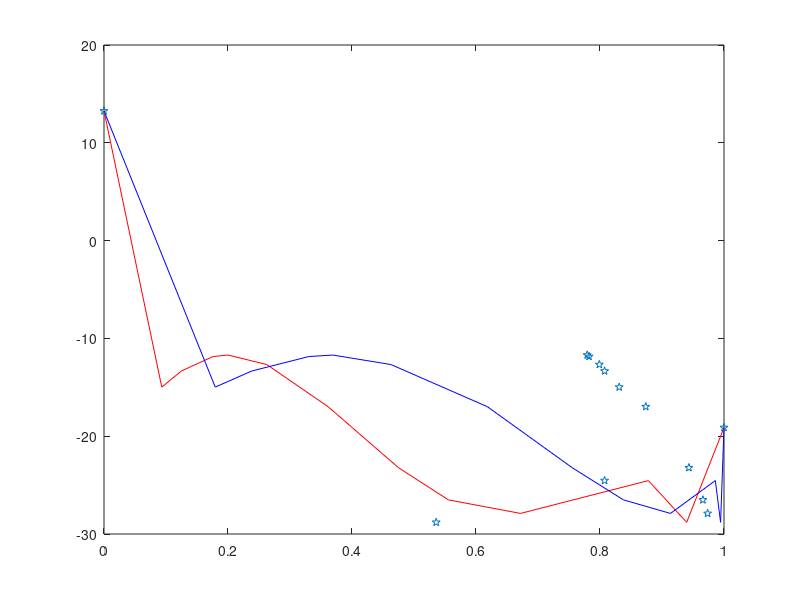

Recreate this plot in MATLAB.
clc;
x1 = [0 0.0932 0.1248 0.1757 0.2 0.2626 0.3615 0.475 0.5555 0.6718 0.878 0.9398 1];
x2 = 1-x1;
y1 = [0 0.1794 0.2383 0.3302 0.3691 0.4628 0.6184 0.7552 0.8378 0.9137 0.9860 0.9945 1];
y2 = 1-y1;
p = [15.79 17.51 18.15 19.3 19.89 21.37 24.95 29.82 34.8 42.1 60.38 65.39 69.36];
n = length(x1);
a1 = 6.95465;
b1 = 1170.97;
c1 = 226.232;
a2 = 7.43155;
b2 = 1554.679;
c2 = 240.337;
A12 = 3.94451026681831;
A21 = 7.44734309554601;
C = 14.0112410573422;
P = 20;
t1=-c1+(b1/(a1-log10(P)))
t2=-c2+(b2/(a2-log10(P)))
for i=1:13
    gamma1(i)= exp((x2(i)^2)*(A12+(2*(A21-A12-C)*x1(i))+(3*(x1(i)^2)*C)));
    gamma2(i)= exp((x1(i)^2)*(A21+(2*(A12-A21-C)*x2(i))+(3*(x2(i)^2)*C)));
end
for i=1:n
    tfun=@(t)((x1(i)*gamma1(i)*(10^(a1-(b1/(t+c1))))) + (x2(i)*gamma2(i)*(10^(a2-(b2/(t+c2)))))-P);
    t0(i)=x1(i)*t1+x2(i)*t2;
    t(i)=fzero(tfun,t0(i));
end
for i=1:n
    yc1(i)=(x1(i)*gamma1(i)*10^(a1-(b1/(t(i)+c1))))/P;
end
yc2=1-yc1;
temp = t(1:13);
gamma1
gamma2
yc1
figure;
plot(x1,temp,'r',y1,temp,'b',yc1,temp,'p');